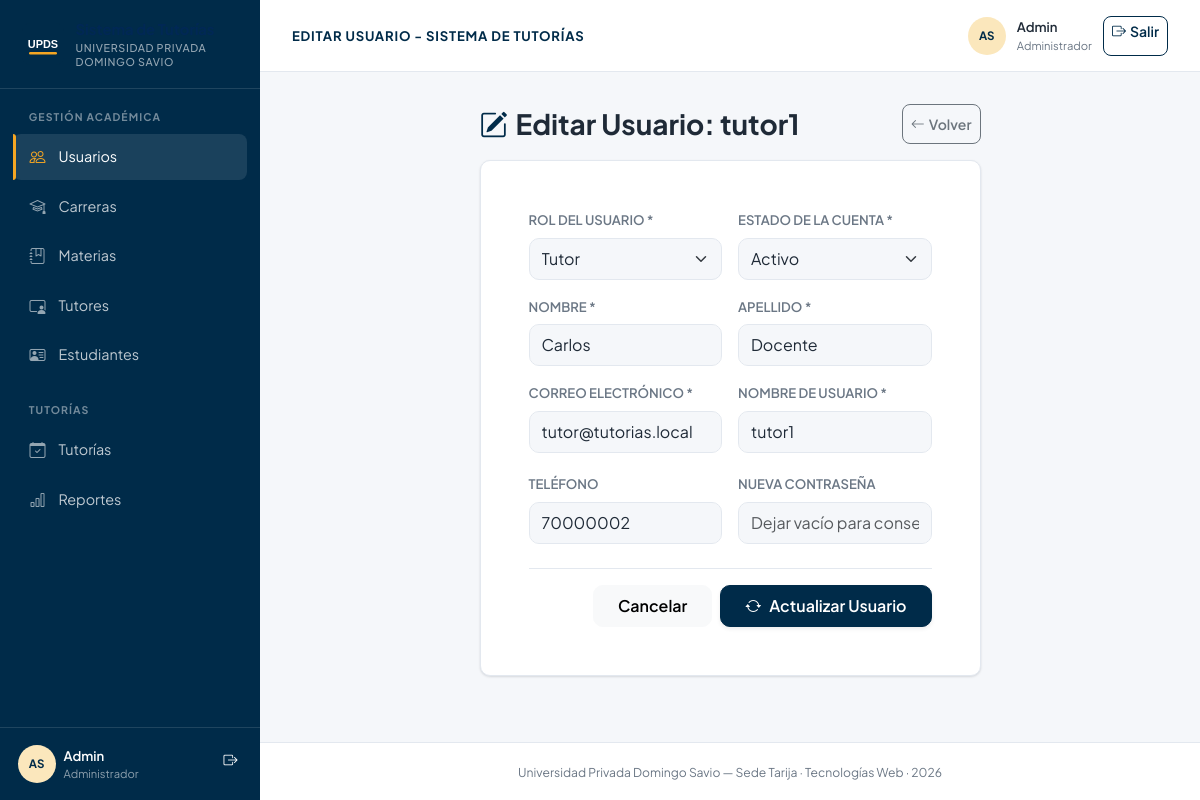
Screenshot of /controllers/usuarios_editar.php?id=2 (signed in) with the database file from the repository.
### tables this page shows
CREATE TABLE IF NOT EXISTS usuarios (
  id_usuario INT AUTO_INCREMENT PRIMARY KEY,
  id_rol INT NOT NULL,
  nombre VARCHAR(100) NOT NULL,
  apellido VARCHAR(100) NOT NULL,
  correo VARCHAR(150) NOT NULL UNIQUE,
  usuario VARCHAR(50) NOT NULL UNIQUE,
  contrasena_hash VARCHAR(255) NOT NULL,      
  telefono VARCHAR(20),
  estado ENUM('activo','inactivo','pendiente') NOT NULL DEFAULT 'activo',
  fecha_registro DATETIME DEFAULT CURRENT_TIMESTAMP,
  CONSTRAINT fk_usuarios_roles FOREIGN KEY (id_rol) REFERENCES roles(id_rol) ON UPDATE CASCADE
);

CREATE TABLE IF NOT EXISTS roles (
  id_rol INT AUTO_INCREMENT PRIMARY KEY,
  nombre_rol VARCHAR(30) NOT NULL UNIQUE   
);

### controllers/usuarios_editar.php (called while the page is built, shortened)
<?php
require_once __DIR__ . '/../config/conexion.php';
require_once __DIR__ . '/../models/UsuarioModel.php';
require_once __DIR__ . '/../models/RolModel.php';
$usuarioModel = new UsuarioModel($pdo);
$rolModel = new RolModel($pdo);
$id = $_GET['id'] ?? $_POST['id_usuario'] ?? null;
$usuario_actual = $usuarioModel->obtenerPorId($id);
$roles = $rolModel->obtenerTodos();
require_once __DIR__ . '/../views/usuarios/editar.php';

### models/UsuarioModel.php (called while the page is built, shortened)
<?php
class UsuarioModel
{
    private $pdo;
    public function __construct($pdo)
    {
        $this->pdo = $pdo;
    }
    public function obtenerPorId($id)
    {
        $stmt = $this->pdo->prepare("SELECT * FROM usuarios WHERE id_usuario = :id");
        $stmt->execute([':id' => $id]);
        return $stmt->fetch();
    }
}

### models/RolModel.php (called while the page is built, shortened)
<?php
class RolModel
{
    private $pdo;
    public function __construct($pdo)
    {
        $this->pdo = $pdo;
    }
    public function obtenerTodos()
    {
        return $this->pdo->query("SELECT id_rol, nombre_rol FROM roles")->fetchAll();
    }
}

### views/usuarios/editar.php (the view, shortened to what this page needs)
<?php
include __DIR__ . '/../layouts/header.php';
?>
<div class="row justify-content-center">
  <div class="col-lg-8 col-xl-7">
    <div class="d-flex align-items-center justify-content-between mb-3">
      <h3 class="fw-bold mb-0 d-flex align-items-center gap-2">
        <i class="bi bi-pencil-square text-primary"></i>
        <span>Editar Usuario: <?= htmlspecialchars($usuario_actual['usuario']) ?></span>
      </h3>
      <a href="usuarios_listar.php" class="btn btn-outline-secondary btn-sm d-flex align-items-center gap-1">
        <i class="bi bi-arrow-left"></i> Volver
      </a>
    </div>
    <div class="card card-custom p-4 p-md-5">
      <form method="POST" autocomplete="off">
        <div class="row g-3">
          <div class="col-md-6">
            <label class="form-label fw-semibold text-secondary small text-uppercase">Rol del Usuario *</label>
            <select name="id_rol" class="form-select rounded-3 py-2" required>
              <?php foreach ($roles as $r): ?>
                <option value="<?= $r['id_rol'] ?>" <?= $r['id_rol'] == $usuario_actual['id_rol'] ? 'selected' : '' ?>>
                  <?= ucfirst(htmlspecialchars($r['nombre_rol'])) ?>
                </option>
              <?php endforeach; ?>
            </select>
          </div>
          <div class="col-md-6">
            <label class="form-label fw-semibold text-secondary small text-uppercase">Estado de la Cuenta *</label>
            <select name="estado" class="form-select rounded-3 py-2" required>
              <option value="activo"   <?= $usuario_actual['estado'] === 'activo'   ? 'selected' : '' ?>>Activo</option>
            </select>
          </div>
          <div class="col-md-6">
            <label class="form-label fw-semibold text-secondary small text-uppercase">Nombre *</label>
            <input type="text" name="nombre" class="form-control rounded-3 py-2" value="<?= htmlspecialchars($_POST['nombre'] ?? $usuario_actual['nombre']) ?>" maxlength="100" required>
          </div>
          <div class="col-md-6">
            <label class="form-label fw-semibold text-secondary small text-uppercase">Apellido *</label>
            <input type="text" name="apellido" class="form-control rounded-3 py-2" value="<?= htmlspecialchars($_POST['apellido'] ?? $usuario_actual['apellido']) ?>" maxlength="100" required>
          </div>
          <div class="col-md-6">
            <label class="form-label fw-semibold text-secondary small text-uppercase">Correo Electrónico *</label>
            <input type="email" name="correo" class="form-control rounded-3 py-2" value="<?= htmlspecialchars($_POST['correo'] ?? $usuario_actual['correo']) ?>" maxlength="150" required>
          </div>
          <div class="col-md-6">
            <label class="form-label fw-semibold text-secondary small text-uppercase">Nombre de Usuario *</label>
            <input type="text" name="usuario" class="form-control rounded-3 py-2" value="<?= htmlspecialchars($_POST['usuario'] ?? $usuario_actual['usuario']) ?>" minlength="4" maxlength="50" pattern="[a-z0-9._-]+" required>
          </div>
        </div>
        <div class="row g-3 mt-1">
          <div class="col-md-6">
            <label class="form-label fw-semibold text-secondary small text-uppercase">Teléfono</label>
            <input type="tel" name="telefono" class="form-control rounded-3 py-2" value="<?= htmlspecialchars($_POST['telefono'] ?? ($usuario_actual['telefono'] ?? '')) ?>" maxlength="15" pattern="\d{7,15}">
          </div>
          <div class="col-md-6">
            <label class="form-label fw-semibold text-secondary small text-uppercase">Nueva contraseña</label>
            <input type="password" name="clave" class="form-control rounded-3 py-2" minlength="8" pattern="(?=.*[A-Za-z])(?=.*\d).{8,}" placeholder="Dejar vacío para conservarla">
          </div>
        </div>
        <div class="d-flex justify-content-end gap-2 mt-4 pt-3 border-top">
          <a href="usuarios_listar.php" class="btn btn-light px-4 py-2 rounded-3">Cancelar</a>
          <button type="submit" class="btn btn-primary px-4 py-2 rounded-3 shadow-sm d-flex align-items-center gap-2">
            <i class="bi bi-arrow-repeat"></i>
            <span>Actualizar Usuario</span>
          </button>
        </div>
      </form>
    </div>
  </div>
</div>
<?php include __DIR__ . '/../layouts/footer.php'; ?>

### assets/css/upds-theme.css (style rules this page uses)
:root { --upds-navy: #002b49; --upds-navy-deep: #002855; --upds-navy-soft: #e6edf3; --upds-gold: #f5a623; --upds-gold-dark: #d98e0b; --upds-bg: #f5f7fa; --upds-surface: #ffffff; --upds-border: #e3e8ef; --upds-text: #1f2a37; --upds-muted: #6b7785; --upds-shadow: 0 1px 2px rgba(16, 24, 40, .06), 0 1px 3px rgba(16, 24, 40, .08); --bs-primary: var(--upds-navy); --bs-primary-rgb: 0, 43, 73; --bs-secondary: var(--upds-muted); --bs-secondary-rgb: 107, 119, 133; --bs-link-color: var(--upds-navy); --bs-link-hover-color: var(--upds-navy-deep); --bs-body-bg: var(--upds-bg); --bs-body-color: var(--upds-text); --bs-border-color: var(--upds-border); --bs-border-radius: 10px; --bs-border-radius-sm: 8px; --bs-border-radius-lg: 10px; --bs-focus-ring-color: rgba(245, 166, 35, .42); }
* { box-sizing: border-box; }
html { min-height: 100%; }
body { min-height: 100vh; margin: 0; overflow-x: hidden; background: var(--upds-bg); color: var(--upds-text); font-family: 'Plus Jakarta Sans', system-ui, sans-serif; font-size: .9rem; line-height: 1.5; }
a { color: var(--upds-navy); }
.card-custom, .table-card, .kpi-card { background: var(--upds-surface); border: 1px solid var(--upds-border); border-radius: 10px; box-shadow: var(--upds-shadow); }
.card-custom { overflow: hidden; }
.btn { min-height: 40px; border-radius: 8px; font-weight: 600; }
.btn-primary { --bs-btn-bg: var(--upds-navy); --bs-btn-border-color: var(--upds-navy); --bs-btn-hover-bg: var(--upds-navy-deep); --bs-btn-hover-border-color: var(--upds-navy-deep); --bs-btn-active-bg: var(--upds-navy-deep); --bs-btn-active-border-color: var(--upds-navy-deep); }
.form-control, .form-select { min-height: 42px; border-radius: 8px; border-color: var(--upds-border); color: var(--upds-text); }
.form-label { color: var(--upds-text); font-size: .82rem; font-weight: 600; }

### rows the page displays
usuarios: usuario "tutor1", id_rol "Tutor", estado "Activo", nombre "Carlos", apellido "Docente", correo "tutor@tutorias.local", telefono "70000002"

### other values shown
$iniciales "AS AS"
$nombreSesion "Admin"
$rolSesion "Administrador"
$tituloSeccion "EDITAR USUARIO - SISTEMA DE TUTORÍAS"
